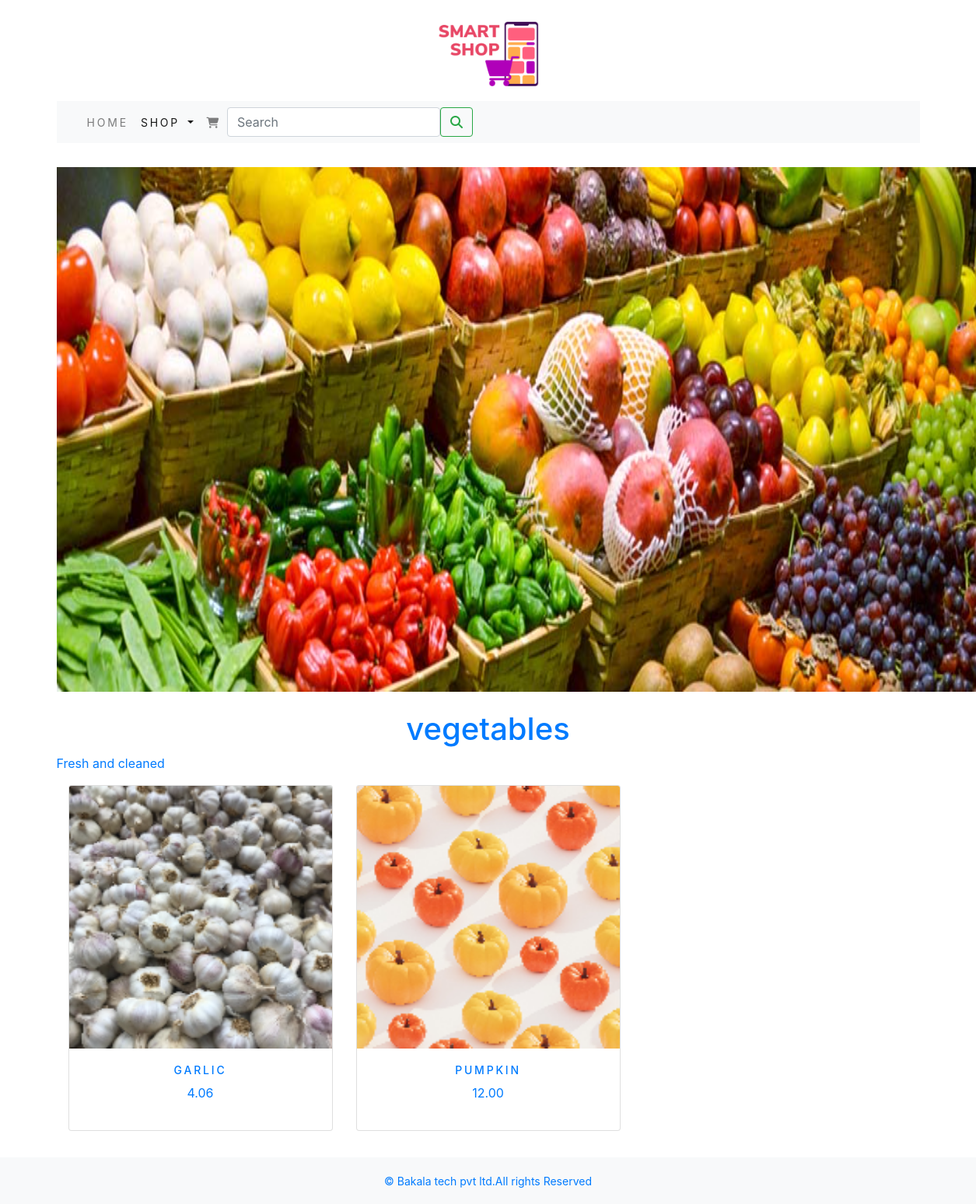
/shopon/vegetables/, run on the app's committed database.
### shopon/models.py (models this page shows, shortened)
class Category(models.Model):
    name=models.CharField(max_length=250,unique=True)
    slug=models.SlugField(max_length=250,unique=True)
    description=models.TextField(blank=True)
    image=models.ImageField(upload_to='category',blank=True)
    class Meta:
        ordering=('name',)
        verbose_name='category'
        verbose_name_plural='categories'
    def get_url(self):
        return reverse('shopon:product_by_category',args=[self.slug])

class Product(models.Model):
    name=models.CharField(max_length=250,unique=True)
    slug=models.SlugField(max_length=250,unique=True)
    description=models.TextField(blank=True)
    price=models.DecimalField(max_digits=10,decimal_places=2)
    category=models.ForeignKey(Category,on_delete=models.CASCADE)
    image=models.ImageField(upload_to='product',blank=True)
    stock=models.IntegerField()
    available=models.BooleanField(default=True)
    created=models.DateTimeField(auto_now_add=True)
    updated=models.DateTimeField(auto_now=True)
    def get_url(self):
        return reverse('shopon:prodCatdetail',args=[self.category.slug,self.slug])
    class Meta:
        ordering = ('name',)
        verbose_name = 'product'
        verbose_name_plural = 'products'

### shopon/views.py (the view)
# urls.py: path('',views.allProdCat,name='allProdCat'),
def allProdCat(request,c_slug=None):
    c_page = None
    products_list = None
    if c_slug!=None:
        c_page = get_object_or_404(Category, slug=c_slug)
        products_list = Product.objects.all().filter(category=c_page, available=True)
    else:
        products_list = Product.objects.all().filter(available=True)
    paginator = Paginator(products_list, 6)
    try:
        page = int(request.GET.get('page', '1'))
    except:
        page = 1
    try:
        products = paginator.page(page)
    except (EmptyPage, InvalidPage):
        products = paginator.page(paginator.num_pages)
    return render(request, "category.html", {'category': c_page, 'products': products})

### cart/context_processors.py (called while the page is built)
def counter(request):
    item_count=0
    if 'admin' in request.path:
        return {}
    else:
        try:
            cart=Cart.objects.filter(cart_id=_cart_id(request))
            car_items=CartItem.objects.all().filter(cart=cart[:1])
            for cart_item in car_items:
                item_count += cart_item.quantity
        except Cart.DoesNotExist:
            item_count =0
    return dict(item_count=item_count)

### cart/views.py (called while the page is built)
def _cart_id(request):
    cart=request.session.session_key
    if not cart:
        cart=request.session.create()
    return cart

### shopon/context_processors.py (called while the page is built)
def menu_links(request):
    links=Category.objects.all()
    return dict(links=links)

### templates/category.html (shortened to what this page needs)
{% extends 'base.html' %}
{% load static %}
{% block content %}
{% if category %}
     <div>
         <div class="row my_row_class">
             <div class="mx-auto">
             <p><a href="{% url 'shopon:allProdCat' %}Our Items Collections"</a></p>
             </div>
         </div>
     </div>
     {% endif %}
<div class="mx_auto">
    {% if category  %}
          <img class="my_image" src="{{category.image.url}}" alt="{{category.name}}">
</div>
      <br>
<div>
          <h1 class="text-center my_title">{{category.name}}</h1>
          <p class="text-justify">{{category.description}}</p>
</div>
     {% endif %}
<div class="container">
    <div class="row mx_auto">
        {% for product in products.object_list %}
        <div class="my_bottom_margin col-9 col-sm-12 col-md-4  xol-lg-4 ">
            <div class="card text-center" style="min-width:18rem;">
                <a href="{{product.get_url}}"><img class="card-img-top my_image" src="{{product.image.url}}" alt="{{product.name}}"</a>
            <div class="card-body ">
                <h4>{{product.name}}</h4>
                <p>{{product.price}}</p>
            </div>
            </div>
        </div>
        {% endfor %}
    </div>
    <br>
</div>
{% endblock %}

### static/css/custom.css (style rules this page uses)
body { font-family: 'Roboto' , sans-serif; }
.my_row_class { padding-top :15px; }
.my_image { width:100% height:auto }
.my_title { font-size:16px text_transform:uppercase letter-spacing:.2em }
.my_bottom_margin { margin-bottom:10px; }
.card-body h4 { font-size:14px; text-transform:uppercase; letter-spacing:.2em }

### data on the page
Category: image (picture), name "vegetables", description "Fresh and cleaned"
Product: image (picture), name "GARLIC", price "4.06"
Product: image (picture), name "PUMPKIN", price "12.00"
